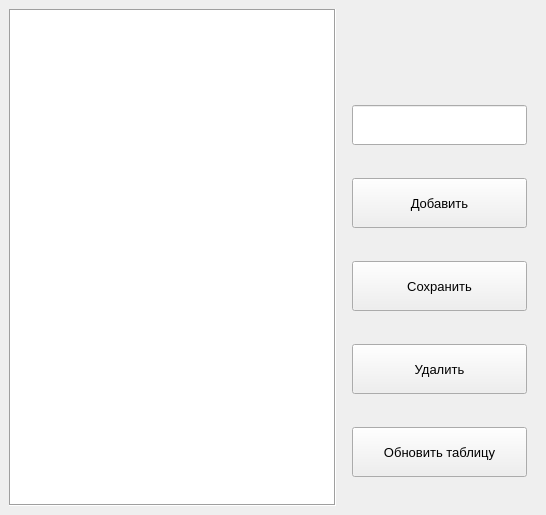
<?xml version="1.0" encoding="UTF-8"?>
<ui version="4.0">
 <class>MainWindow</class>
 <widget class="QMainWindow" name="MainWindow">
  <property name="geometry">
   <rect>
    <x>0</x>
    <y>0</y>
    <width>546</width>
    <height>515</height>
   </rect>
  </property>
  <property name="minimumSize">
   <size>
    <width>500</width>
    <height>400</height>
   </size>
  </property>
  <property name="windowTitle">
   <string>MainWindow</string>
  </property>
  <widget class="QWidget" name="centralwidget">
   <layout class="QHBoxLayout" name="horizontalLayout">
    <item>
     <widget class="QTableWidget" name="tableWidget">
      <property name="sizePolicy">
       <sizepolicy hsizetype="Expanding" vsizetype="Expanding">
        <horstretch>3</horstretch>
        <verstretch>0</verstretch>
       </sizepolicy>
      </property>
      <property name="frameShape">
       <enum>QFrame::Box</enum>
      </property>
      <property name="horizontalScrollBarPolicy">
       <enum>Qt::ScrollBarAlwaysOff</enum>
      </property>
      <property name="editTriggers">
       <set>QAbstractItemView::NoEditTriggers</set>
      </property>
      <property name="selectionMode">
       <enum>QAbstractItemView::SingleSelection</enum>
      </property>
      <property name="selectionBehavior">
       <enum>QAbstractItemView::SelectRows</enum>
      </property>
     </widget>
    </item>
    <item>
     <layout class="QVBoxLayout" name="verticalLayout">
      <property name="spacing">
       <number>20</number>
      </property>
      <property name="sizeConstraint">
       <enum>QLayout::SetDefaultConstraint</enum>
      </property>
      <property name="leftMargin">
       <number>10</number>
      </property>
      <property name="topMargin">
       <number>10</number>
      </property>
      <property name="rightMargin">
       <number>10</number>
      </property>
      <property name="bottomMargin">
       <number>10</number>
      </property>
      <item>
       <widget class="QLabel" name="label">
        <property name="sizePolicy">
         <sizepolicy hsizetype="Preferred" vsizetype="Fixed">
          <horstretch>2</horstretch>
          <verstretch>0</verstretch>
         </sizepolicy>
        </property>
        <property name="minimumSize">
         <size>
          <width>175</width>
          <height>40</height>
         </size>
        </property>
        <property name="font">
         <font>
          <pointsize>10</pointsize>
         </font>
        </property>
        <property name="text">
         <string/>
        </property>
       </widget>
      </item>
      <item>
       <widget class="QLineEdit" name="lineEdit">
        <property name="minimumSize">
         <size>
          <width>175</width>
          <height>40</height>
         </size>
        </property>
        <property name="font">
         <font>
          <pointsize>10</pointsize>
         </font>
        </property>
       </widget>
      </item>
      <item>
       <widget class="QPushButton" name="pushButton">
        <property name="sizePolicy">
         <sizepolicy hsizetype="Minimum" vsizetype="Fixed">
          <horstretch>1</horstretch>
          <verstretch>0</verstretch>
         </sizepolicy>
        </property>
        <property name="minimumSize">
         <size>
          <width>175</width>
          <height>50</height>
         </size>
        </property>
        <property name="font">
         <font>
          <pointsize>10</pointsize>
         </font>
        </property>
        <property name="text">
         <string>Добавить</string>
        </property>
       </widget>
      </item>
      <item>
       <widget class="QPushButton" name="pushButton_2">
        <property name="sizePolicy">
         <sizepolicy hsizetype="Minimum" vsizetype="Fixed">
          <horstretch>2</horstretch>
          <verstretch>0</verstretch>
         </sizepolicy>
        </property>
        <property name="minimumSize">
         <size>
          <width>175</width>
          <height>50</height>
         </size>
        </property>
        <property name="font">
         <font>
          <pointsize>10</pointsize>
         </font>
        </property>
        <property name="text">
         <string>Сохранить</string>
        </property>
       </widget>
      </item>
      <item>
       <widget class="QPushButton" name="pushButton_3">
        <property name="sizePolicy">
         <sizepolicy hsizetype="Minimum" vsizetype="Fixed">
          <horstretch>2</horstretch>
          <verstretch>0</verstretch>
         </sizepolicy>
        </property>
        <property name="minimumSize">
         <size>
          <width>175</width>
          <height>50</height>
         </size>
        </property>
        <property name="font">
         <font>
          <pointsize>10</pointsize>
         </font>
        </property>
        <property name="text">
         <string>Удалить</string>
        </property>
       </widget>
      </item>
      <item>
       <widget class="QPushButton" name="pushButton_4">
        <property name="sizePolicy">
         <sizepolicy hsizetype="Minimum" vsizetype="Fixed">
          <horstretch>2</horstretch>
          <verstretch>0</verstretch>
         </sizepolicy>
        </property>
        <property name="minimumSize">
         <size>
          <width>175</width>
          <height>50</height>
         </size>
        </property>
        <property name="font">
         <font>
          <pointsize>10</pointsize>
         </font>
        </property>
        <property name="text">
         <string>Обновить таблицу</string>
        </property>
       </widget>
      </item>
     </layout>
    </item>
   </layout>
  </widget>
 </widget>
 <resources/>
 <connections/>
</ui>
